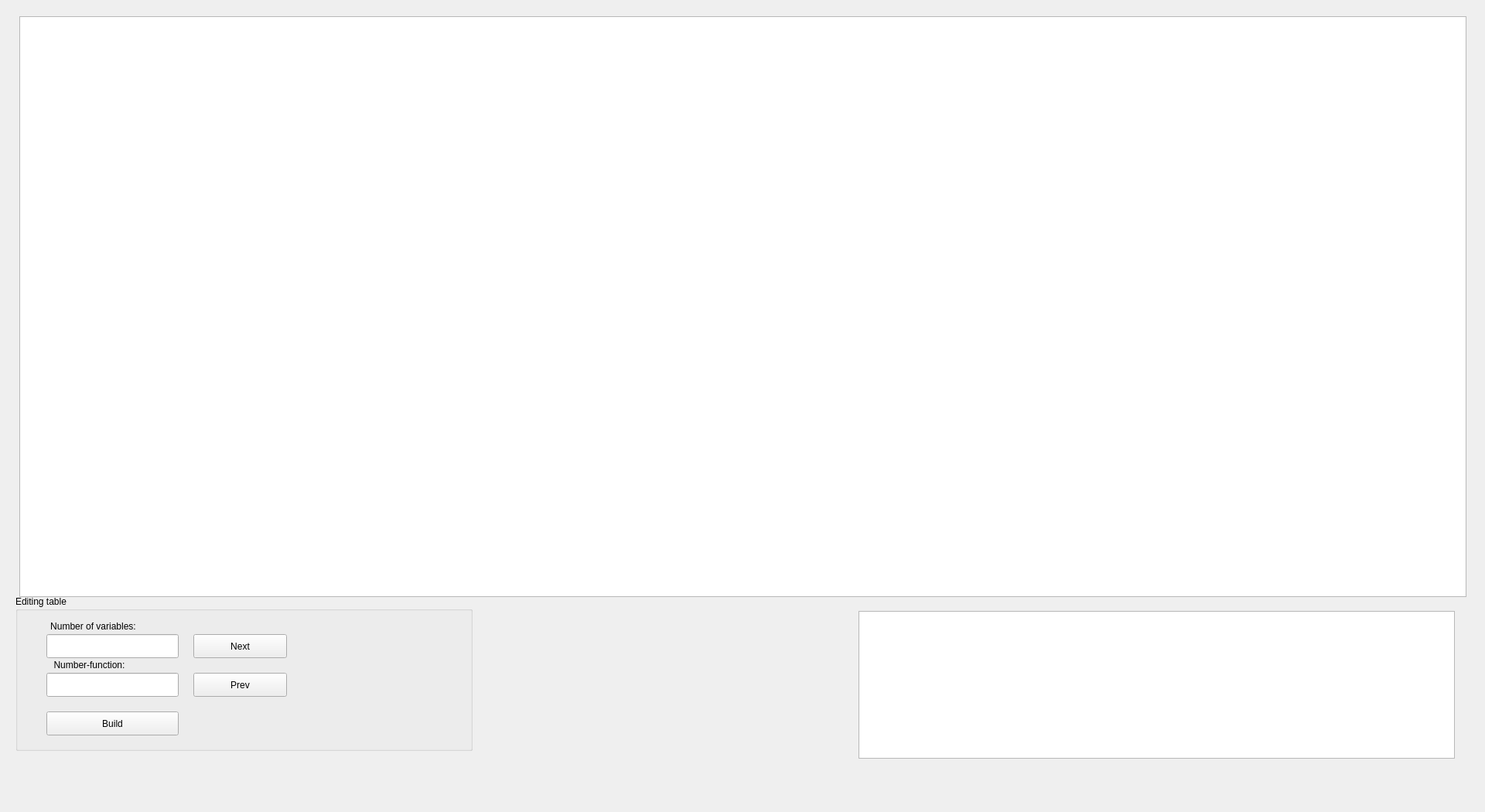
<?xml version="1.0" encoding="UTF-8"?>
<ui version="4.0">
 <class>MainWindow</class>
 <widget class="QMainWindow" name="MainWindow">
  <property name="geometry">
   <rect>
    <x>0</x>
    <y>0</y>
    <width>1920</width>
    <height>1050</height>
   </rect>
  </property>
  <property name="windowTitle">
   <string>MDNF</string>
  </property>
  <property name="windowIcon">
   <iconset resource="src.qrc">
    <normaloff>:/img/icon.ico</normaloff>:/img/icon.ico</iconset>
  </property>
  <widget class="QWidget" name="centralWidget">
   <widget class="QTableWidget" name="mainTable">
    <property name="geometry">
     <rect>
      <x>25</x>
      <y>21</y>
      <width>1871</width>
      <height>751</height>
     </rect>
    </property>
   </widget>
   <widget class="QTextBrowser" name="lblAns">
    <property name="geometry">
     <rect>
      <x>1110</x>
      <y>790</y>
      <width>771</width>
      <height>191</height>
     </rect>
    </property>
    <property name="font">
     <font>
      <family>Trebuchet MS</family>
      <pointsize>16</pointsize>
     </font>
    </property>
   </widget>
   <widget class="QGroupBox" name="groupBox_2">
    <property name="geometry">
     <rect>
      <x>20</x>
      <y>770</y>
      <width>591</width>
      <height>201</height>
     </rect>
    </property>
    <property name="title">
     <string>Editing table</string>
    </property>
    <widget class="QLabel" name="label_3">
     <property name="geometry">
      <rect>
       <x>40</x>
       <y>80</y>
       <width>111</width>
       <height>20</height>
      </rect>
     </property>
     <property name="text">
      <string>Number-function:</string>
     </property>
     <property name="alignment">
      <set>Qt::AlignCenter</set>
     </property>
    </widget>
    <widget class="QLineEdit" name="funcNumberInput2">
     <property name="geometry">
      <rect>
       <x>40</x>
       <y>100</y>
       <width>171</width>
       <height>31</height>
      </rect>
     </property>
    </widget>
    <widget class="QPushButton" name="btnApply">
     <property name="geometry">
      <rect>
       <x>40</x>
       <y>150</y>
       <width>171</width>
       <height>31</height>
      </rect>
     </property>
     <property name="text">
      <string>Build</string>
     </property>
    </widget>
    <widget class="QLabel" name="label">
     <property name="geometry">
      <rect>
       <x>40</x>
       <y>30</y>
       <width>121</width>
       <height>20</height>
      </rect>
     </property>
     <property name="text">
      <string>Number of variables:</string>
     </property>
     <property name="alignment">
      <set>Qt::AlignCenter</set>
     </property>
    </widget>
    <widget class="QLineEdit" name="funcNumberInput2_2">
     <property name="geometry">
      <rect>
       <x>40</x>
       <y>50</y>
       <width>171</width>
       <height>31</height>
      </rect>
     </property>
    </widget>
    <widget class="QPushButton" name="pushButton">
     <property name="geometry">
      <rect>
       <x>230</x>
       <y>50</y>
       <width>121</width>
       <height>31</height>
      </rect>
     </property>
     <property name="text">
      <string>Next</string>
     </property>
    </widget>
    <widget class="QPushButton" name="pushButton_2">
     <property name="geometry">
      <rect>
       <x>230</x>
       <y>100</y>
       <width>121</width>
       <height>31</height>
      </rect>
     </property>
     <property name="text">
      <string>Prev</string>
     </property>
    </widget>
   </widget>
   <widget class="QLabel" name="lblGif">
    <property name="geometry">
     <rect>
      <x>830</x>
      <y>780</y>
      <width>200</width>
      <height>200</height>
     </rect>
    </property>
    <property name="text">
     <string/>
    </property>
   </widget>
   <zorder>groupBox_2</zorder>
   <zorder>mainTable</zorder>
   <zorder>lblAns</zorder>
   <zorder>lblGif</zorder>
  </widget>
 </widget>
 <layoutdefault spacing="6" margin="11"/>
 <resources>
  <include location="src.qrc"/>
 </resources>
 <connections/>
</ui>
